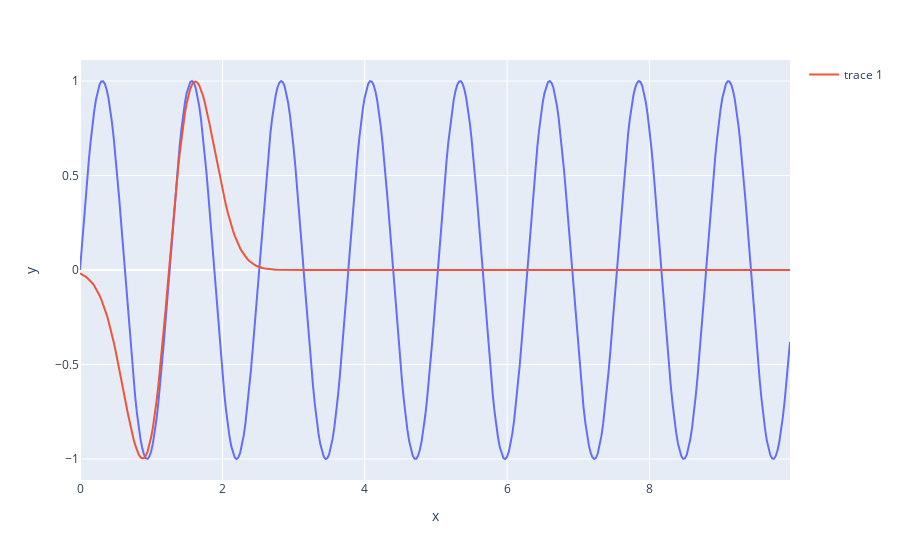

Here is the notebook cell this chart was saved with:
### Markdown cell above
Рассмотрим гармоническую функцию ($\sin$) на основе вейвлета WAVE.

### Code cell
time = np.arange(0, 10, 0.025)
fig = px.line(x=time, y=np.sin(5 * time))
fig.add_trace(go.Scatter(x=time, y=wavelet(wave, 0.37, 1.25, time)))

fig.show()

### Figure 1 — Plotly figure (JSON) as saved in the notebook; plotly's stock layout.template omitted (floating-point values rounded to 4 significant figures; data arrays with more than 128 entries replaced by an {"elided": "..."} marker saying what was removed)
{"data": [{"hovertemplate": "x=%{x}<br>y=%{y}<extra></extra>", "legendgroup": "", "line": {"color": "#636efa", "dash": "solid"}, "marker": {"symbol": "circle"}, "mode": "lines", "name": "", "orientation": "v", "showlegend": false, "type": "scatter", "x": {"elided": "400 float values"}, "xaxis": "x", "y": {"elided": "400 float values"}, "yaxis": "y"}, {"type": "scatter", "x": {"elided": "400 float values"}, "y": {"elided": "400 float values"}}], "layout": {"legend": {"tracegroupgap": 0}, "margin": {"t": 60}, "xaxis": {"anchor": "y", "domain": [0, 1], "title": {"text": "x"}}, "yaxis": {"anchor": "x", "domain": [0, 1], "title": {"text": "y"}}}}
